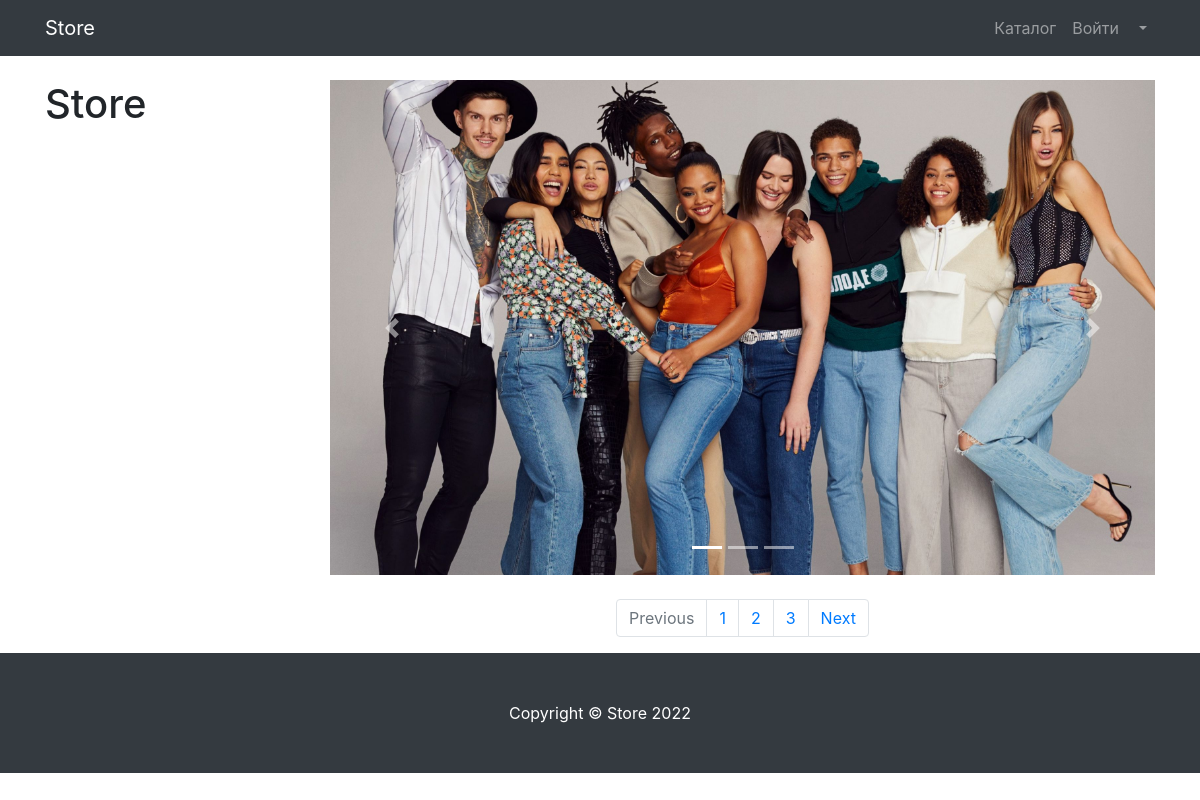
Before: /products/ with the older database file.
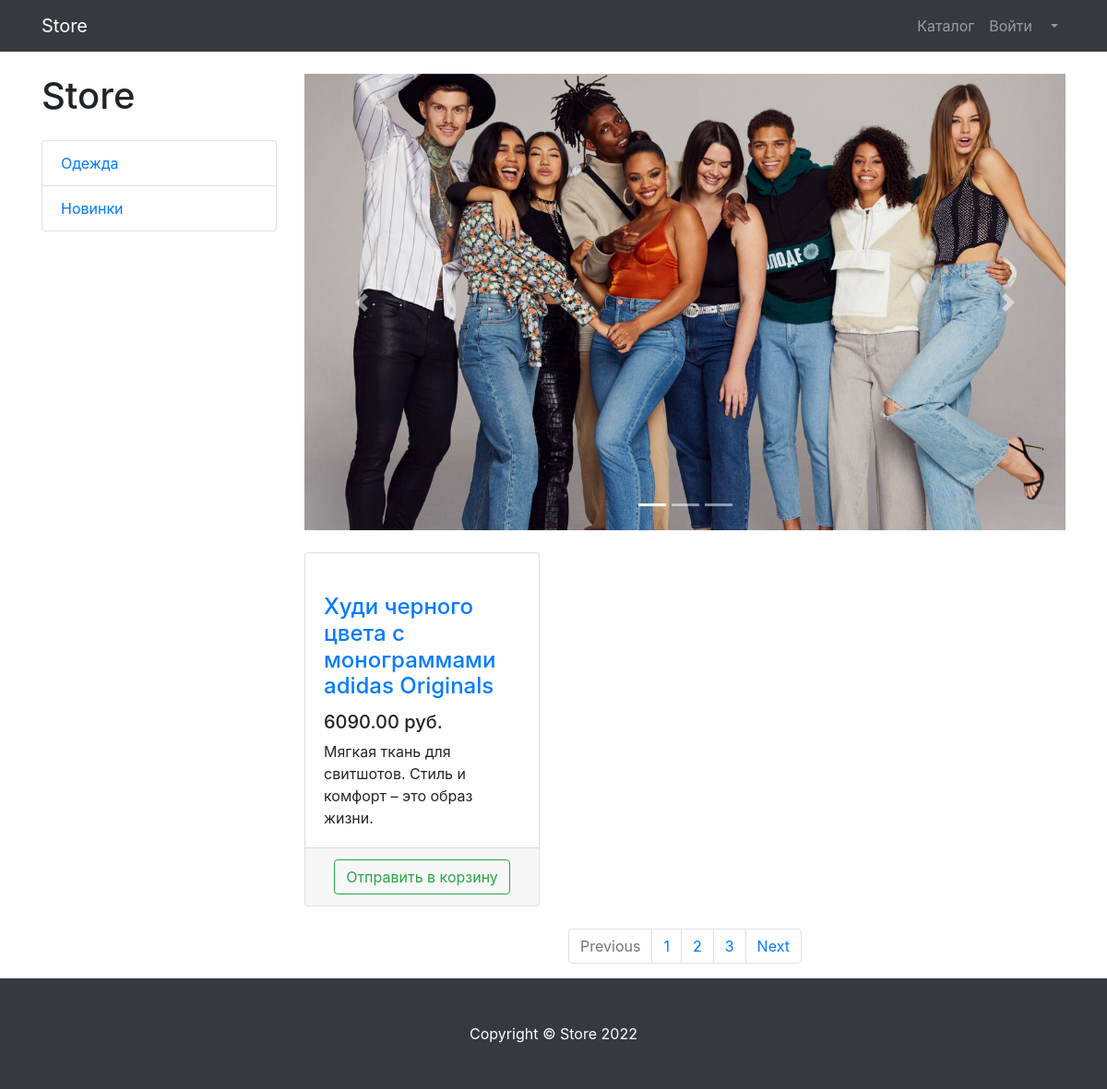
After: the same page with the newer database file.
### products/models.py (models this page shows, shortened)
class Category(models.Model):
    name = models.CharField(max_length=128)
    description = models.TextField(null=True, blank=True)

class Product(models.Model):
    name = models.CharField(max_length=128)
    image = models.ImageField(upload_to="products_images")
    description = models.TextField()
    short_description = models.TextField(null=True, blank=True)
    price = models.DecimalField(
        max_digits=7,
        decimal_places=2,
        null=True,
        blank=True,
    )
    quantity = models.PositiveIntegerField(default=0)

### products/views.py (the view)
# urls.py: path("products/", products, name="products"),
def products(request):
    context = {
        "title": "Store - Каталог",
        "products": Product.objects.all(),
        "categories": Category.objects.all(),
    }
    return render(
        request,
        "products/products.html",
        context=context,
    )

### products/templates/products/products.html (shortened to what this page needs)
{% extends "products/base.html" %}
{% load static %}
{% block css %}
    <link href={% static "/vendor/css/products.css" %} rel="stylesheet">
{% endblock css %}
{% block content %}
    <div class="container">
        <div class="row">
            <div class="col-lg-3">
                <h1 class="my-4">Store</h1>
                <div class="list-group">
                    {% for category in  categories%}
                        <a href="#" class="list-group-item">{{ category.name }}</a>
                    {% endfor %}
                </div>
            </div>
            <div class="col-lg-9">
                <div id="carouselExampleIndicators" class="carousel slide my-4" data-ride="carousel">
                    <ol class="carousel-indicators">
                        <li data-target="#carouselExampleIndicators" data-slide-to="0" class="active"></li>
                        <li data-target="#carouselExampleIndicators" data-slide-to="1"></li>
                        <li data-target="#carouselExampleIndicators" data-slide-to="2"></li>
                    </ol>
                    <div class="carousel-inner" role="listbox">
                        <div class="carousel-item active">
                            <img class="d-block img-fluid" src={% static "/vendor/img/slides/slide-1.jpg" %} alt="First slide">
                        </div>
                    </div>
                    <a class="carousel-control-prev" href="#carouselExampleIndicators" role="button" data-slide="prev">
                        <span class="carousel-control-prev-icon" aria-hidden="true"></span>
                    </a>
                    <a class="carousel-control-next" href="#carouselExampleIndicators" role="button" data-slide="next">
                        <span class="carousel-control-next-icon" aria-hidden="true"></span>
                    </a>
                </div>
                <div class="row">
                    {% for product in products %}
                    <div class="col-lg-4 col-md-6 mb-4">
                        <div class="card h-100">
                            <a href="#">
                            </a>
                            <div class="card-body">
                                <h4 class="card-title">
                                    <a href="#">{{ product.name }}</a>
                                </h4>
                                <h5>{{ product.price }} руб.</h5>
                                <p class="card-text">{{ product.description }}</p>
                            </div>
                            <div class="card-footer text-center">
                                <button type="button" class="btn btn-outline-success">Отправить в корзину</button>
                            </div>
                        </div>
                    </div>
                    {% endfor %}
                </div>
                <nav aria-label="Page navigation example">
                    <ul class="pagination justify-content-center">
                        <li class="page-item disabled">
                            <a class="page-link" href="#" tabindex="-1" aria-disabled="true">Previous</a>
                        </li>
                        <li class="page-item"><a class="page-link" href="#">1</a></li>
                        <li class="page-item"><a class="page-link" href="#">2</a></li>
                        <li class="page-item"><a class="page-link" href="#">3</a></li>
                        <li class="page-item">
                            <a class="page-link" href="#">Next</a>
                        </li>
                    </ul>
                </nav>
            </div>
        </div>
    </div>
{% endblock content %}
{% block footer %}
    <footer class="py-5 bg-dark">
        <div class="container">
            <p class="m-0 text-center text-white">Copyright &copy; Store 2022</p>
        </div>
    </footer>
{% endblock footer %}

Changed rows visible on the page:
added Category: name "Одежда"
added Category: name "Новинки"
added Product: name "Худи черного цвета с монограммами adidas Originals", price "6090.00", description "Мягкая ткань для свитшотов. Стиль и комфорт – это образ жизни."
